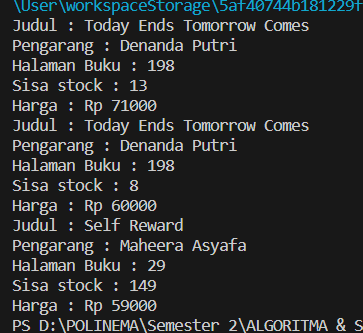
#> input picture image/img3.png, 363 x 333 px, given in place of female.tiff, which was not available
$ jupyter execute --allow-errors Week03_22.ipynb   (text cells are left out)
#> lines starting #> are read from the running program, lines starting #| are printed output that depends on the picture
[cell 1]
from google.colab import drive
#> (the rest of this cell did not finish here and is left out)

[cell 2]
import cv2 as cv
import numpy as np
from google.colab.patches import cv2_imshow

print('Mengubah tingkat kecerahan citra')
print('--------------------------------')
try:
  brightness = int(input('Masukkan nilai kecerahan: '))
#> the answer given: 3
except ValueError :
  print('Error, not a number')

original = cv.imread('/content/drive/MyDrive/PCVK25_3G_22/Pertemuan 3/female.tiff')
#> original is the input picture: shape (333, 363, 3); mean B, G, R 41.9, 41.4, 39.8
brightness_img = np.zeros(original.shape, original.dtype)

#  akses per pixel
for y in range(original.shape[0]):
  for x in range(original.shape[1]):
    for c in range(original.shape[2]):
      brightness_img[y,x,c] = np.clip(original[y,x,c] + brightness, 0, 255)

final_frame = cv.hconcat((original, brightness_img))
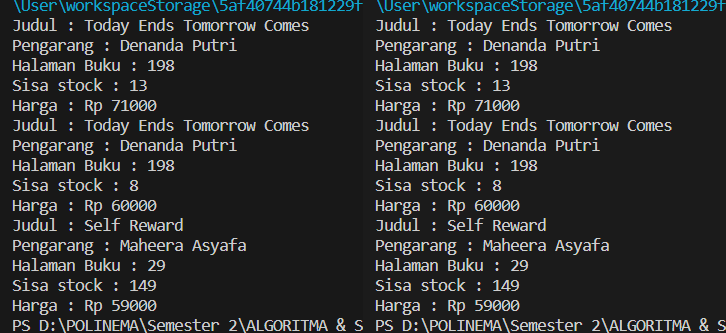
#> final_frame: shape (333, 726, 3); mean B, G, R 43.4, 42.9, 41.3
cv2_imshow(final_frame)


$ run again, on image/img4.png
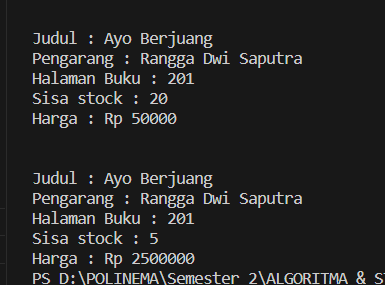
#> input picture image/img4.png, 385 x 285 px, given in place of female.tiff, which was not available
#> original is the input picture: shape (285, 385, 3); mean B, G, R 36.5, 36.4, 36.4
#> `final_frame = cv.hconcat((original, brightness_img))`:
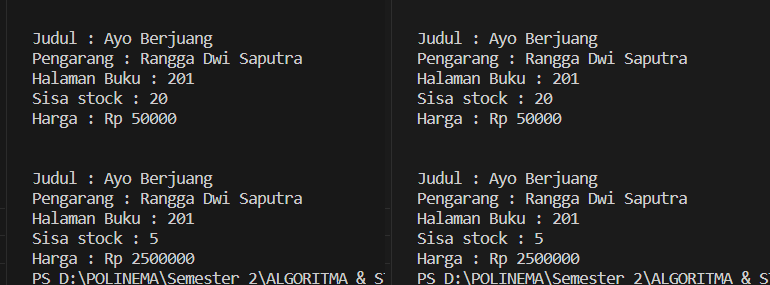
#> final_frame: shape (285, 770, 3); mean B, G, R 38, 37.9, 37.9
